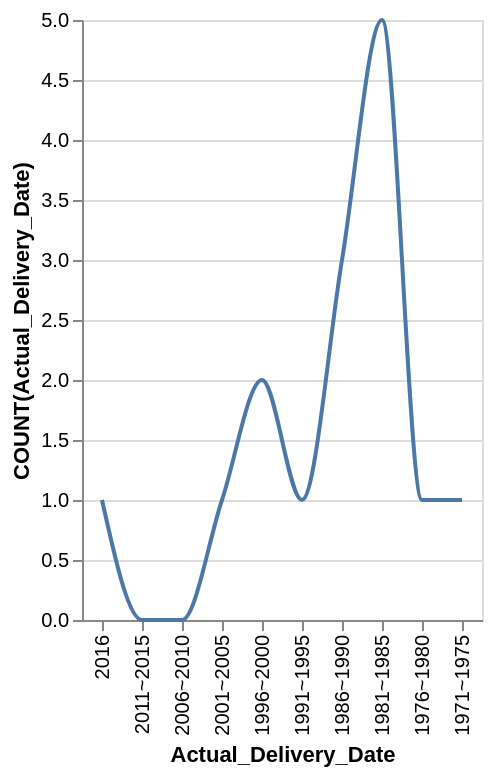

This figure's Vega-Lite source:
### Vega-Lite specification from a JSON file in a GitHub repository (floating-point values rounded to 4 significant figures)
{"data": {"values": [{"x_data": "1971~1975", "y_data": 1}, {"x_data": "1976~1980", "y_data": 1}, {"x_data": "1981~1985", "y_data": 5}, {"x_data": "1986~1990", "y_data": 3}, {"x_data": "1991~1995", "y_data": 1}, {"x_data": "1996~2000", "y_data": 2}, {"x_data": "2001~2005", "y_data": 1}, {"x_data": "2006~2010", "y_data": 0}, {"x_data": "2011~2015", "y_data": 0}, {"x_data": "2016", "y_data": 1}]}, "mark": {"type": "line", "interpolate": "monotone"}, "encoding": {"x": {"field": "x_data", "type": "nominal", "title": "Actual_Delivery_Date", "sort": "descending"}, "y": {"field": "y_data", "type": "quantitative", "title": "COUNT(Actual_Delivery_Date)"}}}
